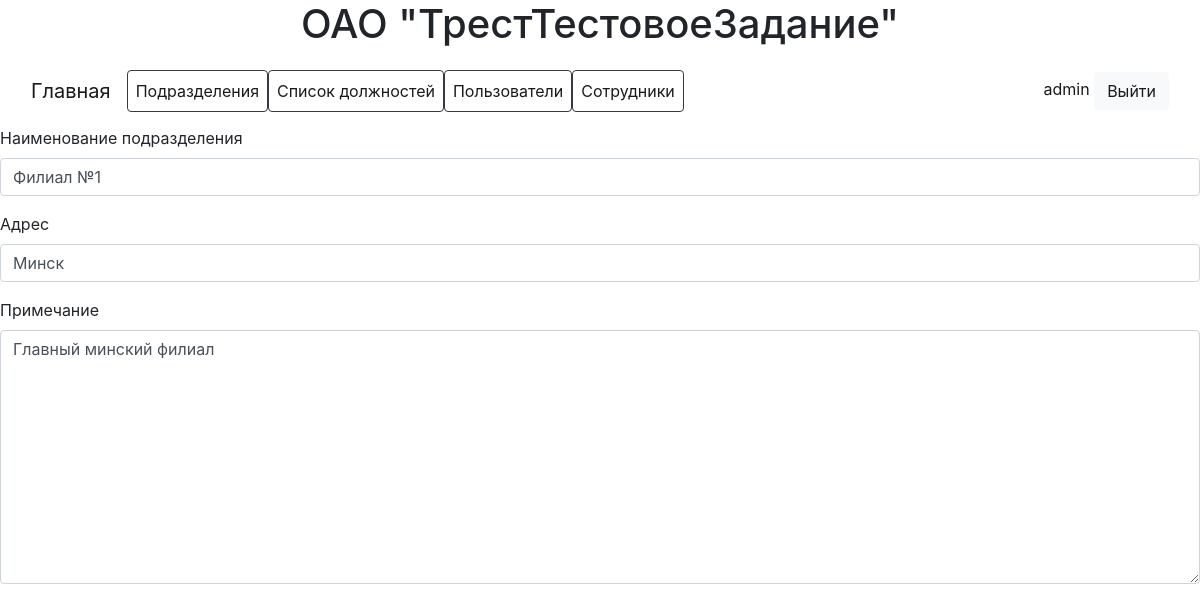
The app's page /subdivisions/update/1 (signed in) with its own data.
### employees/models.py (models this page shows, shortened)
class AdvUser(AbstractUser):
    employee = models.ForeignKey(Employee, on_delete=models.CASCADE, blank=True, null=True)
    class Meta(AbstractUser.Meta):
        pass

class Subdivision(models.Model):
    title = models.CharField(max_length=250)
    address = models.CharField(max_length=250, blank=True, null=True)
    note = models.TextField(blank=True, null=True)
    created = models.DateTimeField(auto_now_add=True)

### employees/views.py (the view)
# urls.py: path('subdivisions/update/<int:pk>', views.SubdivisionUpdate.as_view(), name='subdivisions_update'),
class SubdivisionUpdate(LoginRequiredMixin, UpdateView):
    template_name = 'subdivisions/subdivision_update.html'
    form_class = SubdivisionForm
    model = Subdivision
    success_url = '/subdivisions/'

### employees/forms.py
class SubdivisionForm(forms.ModelForm):
    class Meta:
        model = Subdivision
        fields = (
            'title',
            'address',
            'note'
        )
        labels = {'title': 'Наименование подразделения',
                  'address': 'Адрес',
                  'note': 'Примечание'}

### employees/templates/subdivisions/subdivision_update.html (shortened to what this page needs)
{% extends "base.html" %}
{% load bootstrap4 %}
{% block main %}
    <form method="post">
        {% bootstrap_form form layout='horizontal' %}
    </form>
{% endblock %}

### employees/templates/base.html (shortened to what this page needs)
{% load bootstrap4 %}
<!DOCTYPE html>
<html lang="en">
<head>
    {% bootstrap_css %}
</head>
<body>
<header class="container">
    <h1 class="text-center">ОАО "ТрестТестовоеЗадание"</h1>
</header>
{% if user.is_authenticated %}
    <nav class="navbar navbar-light navbar-expand-md">
        <div class="container-fluid">
            <a class="navbar-brand" href="{% url "employee:main" %}">Главная</a>
            <div class="collapse navbar-collapse" id="navcol-1">
                <ul class="nav navbar-nav">
                    <li class="nav-item border border-dark rounded">
                        <a class="nav-link active" href="{% url 'employee:subdivisions' %}">Подразделения</a>
                    </li>
                    <li class="nav-item border border-dark rounded">
                        <a class="nav-link active" href="{% url "employee:positions" %}">Список должностей</a>
                    </li>
                    <li class="nav-item border border-dark rounded">
                        <a class="nav-link active" href="{% url "employee:users" %}">Пользователи</a>
                    </li>
                    <li class="nav-item border border-dark rounded">
                        <a class="nav-link active" href="{% url "employee:employees" %}">Сотрудники</a>
                    </li>
                </ul>
                <span class="ml-auto navbar-text actions">
                <a href="#">{{ user.username }}</a>
                <a class="btn btn-light action-button" role="button" href="{% url "employee:logout" %}">Выйти</a>
            </span>
            </div>
        </div>
    </nav>
{% endif %}
{% block main %}
{% endblock %}
</body>

### records on screen
AdvUser: username "admin"
Subdivision: title "Филиал №1", address "Минск", note "Главный минский филиал"
